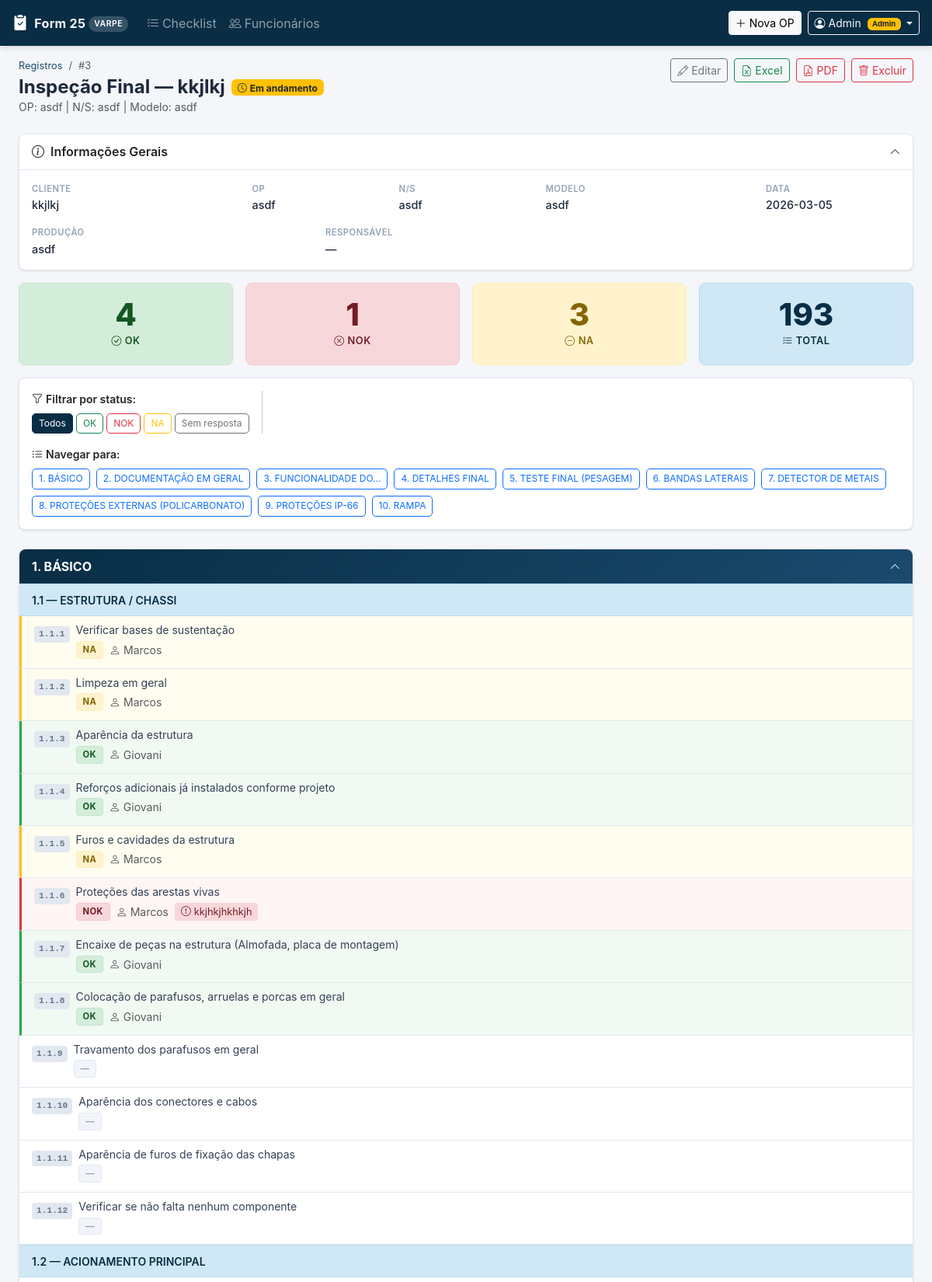
The page /ver/3 (signed in, upper part) on the database its author committed.
### tables this page shows
CREATE TABLE funcionarios (
            id INTEGER PRIMARY KEY AUTOINCREMENT,
            nome TEXT NOT NULL UNIQUE,
            ativo INTEGER DEFAULT 1,
            created_at TEXT DEFAULT (datetime('now', 'localtime'))
        , senha_hash TEXT, is_admin INTEGER DEFAULT 0);

CREATE TABLE registros (
            id INTEGER PRIMARY KEY AUTOINCREMENT,
            cliente TEXT,
            op TEXT,
            ns TEXT,
            modelo TEXT,
            data TEXT,
            producao TEXT,
            responsavel TEXT,
            respostas TEXT DEFAULT '{}',
            created_at TEXT DEFAULT (datetime('now', 'localtime')),
            updated_at TEXT DEFAULT (datetime('now', 'localtime'))
        , encerrado INTEGER DEFAULT 0, assinatura_qualidade TEXT, assinatura_producao TEXT, criado_por_id INTEGER, encerrado_em TEXT);

CREATE TABLE secoes (
            id     INTEGER PRIMARY KEY AUTOINCREMENT,
            codigo TEXT NOT NULL UNIQUE,
            nome   TEXT NOT NULL,
            ordem  INTEGER DEFAULT 0,
            ativo  INTEGER DEFAULT 1
        );

CREATE TABLE subsecoes (
            id       INTEGER PRIMARY KEY AUTOINCREMENT,
            secao_id INTEGER NOT NULL REFERENCES secoes(id),
            codigo   TEXT NOT NULL UNIQUE,
            nome     TEXT NOT NULL,
            ordem    INTEGER DEFAULT 0,
            ativo    INTEGER DEFAULT 1
        );

CREATE TABLE itens_checklist (
            id          INTEGER PRIMARY KEY AUTOINCREMENT,
            secao_id    INTEGER REFERENCES secoes(id),
            subsecao_id INTEGER REFERENCES subsecoes(id),
            codigo      TEXT NOT NULL UNIQUE,
            descricao   TEXT NOT NULL,
            tem_medicao INTEGER DEFAULT 0,
            ordem       INTEGER DEFAULT 0,
            ativo       INTEGER DEFAULT 1
        );

### app.py (the view)
@app.route("/ver/<int:registro_id>")
@login_required
def ver(registro_id):
    registro = db.obter_registro(registro_id)
    if not registro:
        flash("Registro não encontrado.", "danger")
        return redirect(url_for("index"))
    checklist = db.listar_checklist_db()
    total     = len(db.get_all_item_codes_db())
    ok, nok, na = _contagem(registro["respostas"])
    funcs = {f["id"]: f["nome"] for f in db.listar_funcionarios()}
    return render_template("view.html", registro=registro, checklist=checklist,
                           ok=ok, nok=nok, na=na, total=total,
                           todos_preenchidos=_todos_preenchidos(registro["respostas"], total),
                           funcs=funcs)

### templates/view.html (shortened to what this page needs)
{% extends "base.html" %}
{% macro render_view_item(item, resp) %}
{% set status = resp.get('status', '') %}
{% set historico = resp.get('historico_nok', []) %}
<div class="view-item px-3 py-2 {% if status %}item-{{ status | lower }}{% endif %}"
     data-status="{{ status or 'sem' }}">
  <div class="row align-items-start g-2">
    <div class="col-auto"><span class="item-num">{{ item.id }}</span></div>
    <div class="col">
      <p class="mb-1 item-desc">{{ resp.get('desc_snapshot') or item.desc }}</p>
      <div class="d-flex flex-wrap gap-2 align-items-center mb-1">
        {% if status %}<span class="badge-status {{ status | lower }}">{{ status }}</span>
        {% else %}<span class="badge-status sem">—</span>{% endif %}
        {% if resp.get('responsavel') %}<span class="text-muted small"><i class="bi bi-person me-1"></i>{{ resp.responsavel }}</span>{% endif %}
        {% if resp.get('incidencia') %}<span class="incidencia-text"><i class="bi bi-exclamation-circle me-1"></i>{{ resp.incidencia }}</span>{% endif %}
      </div>
    </div>
  </div>
</div>
{% endmacro %}
{% block content %}
<div class="d-flex align-items-start justify-content-between mb-4 flex-wrap gap-2">
  <div>
    <nav aria-label="breadcrumb">
      <ol class="breadcrumb mb-1">
        <li class="breadcrumb-item"><a href="{{ url_for('index') }}">Registros</a></li>
        <li class="breadcrumb-item active">#{{ registro.id }}</li>
      </ol>
    </nav>
    <div class="d-flex align-items-center gap-2 flex-wrap">
      <h1 class="h4 mb-0 fw-bold">Inspeção Final — {{ registro.cliente or 'S/ Cliente' }}</h1>
      {% if registro.encerrado %}
        <span class="badge bg-success"><i class="bi bi-check-circle me-1"></i>Encerrado</span>
      {% else %}
        <span class="badge bg-warning text-dark"><i class="bi bi-clock me-1"></i>Em andamento</span>
      {% endif %}
    </div>
    <p class="text-muted small mb-0">OP: {{ registro.op or '—' }} | N/S: {{ registro.ns or '—' }} | Modelo: {{ registro.modelo or '—' }}</p>
  </div>
  <div class="d-flex gap-2 flex-wrap">
    {% if not registro.encerrado %}
    <a href="{{ url_for('editar', registro_id=registro.id) }}" class="btn btn-sm btn-outline-secondary">
      <i class="bi bi-pencil me-1"></i>Editar
    </a>
    {% endif %}
    <a href="{{ url_for('exportar_excel', registro_id=registro.id) }}" class="btn btn-sm btn-outline-success">
      <i class="bi bi-file-earmark-excel me-1"></i>Excel
    </a>
    <a href="{{ url_for('exportar_pdf', registro_id=registro.id) }}" class="btn btn-sm btn-outline-danger">
      <i class="bi bi-file-earmark-pdf me-1"></i>PDF
    </a>
    {% if session.is_admin %}
      <form method="post" action="{{ url_for('excluir', registro_id=registro.id) }}" class="d-inline"
            onsubmit="return confirm('Excluir este registro permanentemente?')">
        <button type="submit" class="btn btn-sm btn-outline-danger">
          <i class="bi bi-trash me-1"></i>Excluir
        </button>
      </form>
    {% endif %}
  </div>
</div>
<div class="card mb-3">
  <div class="card-header collapse-header" data-bs-toggle="collapse" data-bs-target="#view-info">
    <div class="d-flex align-items-center justify-content-between">
      <h6 class="mb-0 fw-semibold"><i class="bi bi-info-circle me-2"></i>Informações Gerais</h6>
      <i class="bi bi-chevron-up collapse-icon"></i>
    </div>
  </div>
  <div class="collapse show" id="view-info">
    <div class="card-body">
      <div class="row g-3">
        <div class="col-sm-4 col-lg-3"><div class="info-field"><span class="info-label">Cliente</span><span class="info-value">{{ registro.cliente or '—' }}</span></div></div>
        <div class="col-sm-4 col-lg-2"><div class="info-field"><span class="info-label">OP</span><span class="info-value">{{ registro.op or '—' }}</span></div></div>
        <div class="col-sm-4 col-lg-2"><div class="info-field"><span class="info-label">N/S</span><span class="info-value">{{ registro.ns or '—' }}</span></div></div>
        <div class="col-sm-6 col-lg-3"><div class="info-field"><span class="info-label">Modelo</span><span class="info-value">{{ registro.modelo or '—' }}</span></div></div>
        <div class="col-sm-6 col-lg-2"><div class="info-field"><span class="info-label">Data</span><span class="info-value">{{ registro.data or '—' }}</span></div></div>
        <div class="col-sm-6 col-lg-4"><div class="info-field"><span class="info-label">Produção</span><span class="info-value">{{ registro.producao or '—' }}</span></div></div>
        <div class="col-sm-6 col-lg-4"><div class="info-field"><span class="info-label">Responsável</span><span class="info-value">{{ registro.responsavel or '—' }}</span></div></div>
      </div>
    </div>
  </div>
</div>
<div class="row g-3 mb-3">
  <div class="col-6 col-sm-3"><div class="summary-card ok"><div class="summary-num">{{ ok }}</div><div class="summary-label"><i class="bi bi-check-circle me-1"></i>OK</div></div></div>
  <div class="col-6 col-sm-3"><div class="summary-card nok"><div class="summary-num">{{ nok }}</div><div class="summary-label"><i class="bi bi-x-circle me-1"></i>NOK</div></div></div>
  <div class="col-6 col-sm-3"><div class="summary-card na"><div class="summary-num">{{ na }}</div><div class="summary-label"><i class="bi bi-dash-circle me-1"></i>NA</div></div></div>
  <div class="col-6 col-sm-3"><div class="summary-card total"><div class="summary-num">{{ total }}</div><div class="summary-label"><i class="bi bi-list-check me-1"></i>Total</div></div></div>
</div>
<div class="card mb-4" id="nav-secoes">
  <div class="card-body py-3">
    <div class="d-flex flex-wrap gap-3 align-items-start">
      <div>
        <p class="small fw-semibold mb-2"><i class="bi bi-funnel me-1"></i>Filtrar por status:</p>
        <div class="d-flex gap-1 flex-wrap">
          <button class="btn btn-xs btn-outline-secondary filter-btn active" data-filter="all">Todos</button>
          <button class="btn btn-xs btn-outline-success filter-btn" data-filter="OK">OK</button>
          <button class="btn btn-xs btn-outline-danger filter-btn" data-filter="NOK">NOK</button>
          <button class="btn btn-xs btn-outline-warning filter-btn" data-filter="NA">NA</button>
          <button class="btn btn-xs btn-outline-secondary filter-btn" data-filter="sem">Sem resposta</button>
        </div>
      </div>
      <div class="flex-fill">
        <p class="small fw-semibold mb-2"><i class="bi bi-list-ul me-1"></i>Navegar para:</p>
        <div class="d-flex flex-wrap gap-2">
          {% for secao in checklist %}
            <a href="#view-sec-{{ secao.id }}" class="btn btn-xs btn-outline-primary nav-sec-btn" data-sec="{{ secao.id }}">
              {{ secao.id }}. {{ secao.nome | truncate(30) }}
            </a>
          {% endfor %}
        </div>
      </div>
    </div>
  </div>
</div>
{% for secao in checklist %}
<div class="card mb-3 secao-view" id="view-sec-{{ secao.id }}">
  <div class="card-header secao-header collapse-header"
       data-bs-toggle="collapse" data-bs-target="#view-body-{{ secao.id }}">
    <div class="d-flex align-items-center justify-content-between">
      <h6 class="mb-0 fw-bold text-white">{{ secao.id }}. {{ secao.nome }}</h6>
      <i class="bi bi-chevron-up collapse-icon text-white"></i>
    </div>
  </div>
  <div class="collapse show" id="view-body-{{ secao.id }}">
    <div class="card-body p-0">
      {% if secao.subsecoes is defined %}
        {% for sub in secao.subsecoes %}
        <div class="subsecao-header px-3 py-2">
          <span class="fw-semibold small">{{ sub.id }} — {{ sub.nome }}</span>
        </div>
        {% for item in sub.itens %}
          {% set resp = registro.respostas.get(item.id, {}) %}
          {{ render_view_item(item, resp) }}
        {% endfor %}
        {% endfor %}
      {% else %}
        {% for item in secao.itens %}
          {% set resp = registro.respostas.get(item.id, {}) %}
          {{ render_view_item(item, resp) }}
        {% endfor %}
      {% endif %}
    </div>
  </div>
</div>
{% endfor %}
{% endblock %}

### templates/base.html (shortened to what this page needs)
<!DOCTYPE html>
<html lang="pt-BR">
<head>
  <link href="https://cdn.jsdelivr.net/npm/bootstrap@5.3.3/dist/css/bootstrap.min.css" rel="stylesheet">
  <link href="https://cdn.jsdelivr.net/npm/bootstrap-icons@1.11.3/font/bootstrap-icons.css" rel="stylesheet">
  <link href="{{ url_for('static', filename='css/style.css') }}" rel="stylesheet">
</head>
<body>
<nav class="navbar navbar-expand-lg navbar-dark">
  <div class="container-fluid px-3">
    <a class="navbar-brand d-flex align-items-center gap-2" href="{{ url_for('index') }}">
      <i class="bi bi-clipboard2-check-fill fs-5"></i>
      <span>Form 25 <span class="badge-varpe">VARPE</span></span>
    </a>
    <div class="collapse navbar-collapse" id="mainNav">
      <ul class="navbar-nav me-auto">
        {% if session.is_admin %}
        <li class="nav-item">
          <a class="nav-link" href="{{ url_for('checklist_admin') }}">
            <i class="bi bi-list-check me-1"></i>Checklist
          </a>
        </li>
        {% endif %}
        <li class="nav-item">
          <a class="nav-link" href="{{ url_for('funcionarios') }}">
            <i class="bi bi-people me-1"></i>Funcionários
          </a>
        </li>
      </ul>
      <div class="d-flex align-items-center gap-2 mt-2 mt-lg-0">
        {% if session.is_admin %}
        <a href="{{ url_for('novo') }}" class="btn btn-sm btn-light">
          <i class="bi bi-plus-lg me-1"></i>Nova OP
        </a>
        {% endif %}
        <div class="dropdown">
          <button class="btn btn-sm btn-outline-light dropdown-toggle" data-bs-toggle="dropdown">
            <i class="bi bi-person-circle me-1"></i>{{ session.user_nome or 'Usuário' }}
            {% if session.is_admin %}<span class="badge bg-warning text-dark ms-1" style="font-size:.6rem">Admin</span>{% endif %}
          </button>
        </div>
      </div>
    </div>
  </div>
</nav>
<div class="container-fluid px-3 px-md-4 py-3">
  {% block content %}{% endblock %}
</div>
</body>
</html>

### rows shown on the page
funcionarios: nome "Admin"
registros: id "3", cliente "kkjlkj", op "asdf", ns "asdf", modelo "asdf", data "2026-03-05", producao "asdf", responsavel "—"
secoes: id "1", nome "BÁSICO"
secoes: id "2", nome "DOCUMENTAÇÃO EM GERAL"
secoes: id "3", nome "FUNCIONALIDADE DO..."
secoes: id "4", nome "DETALHES FINAL"
secoes: id "5", nome "TESTE FINAL (PESAGEM)"
secoes: id "6", nome "BANDAS LATERAIS"
secoes: id "7", nome "DETECTOR DE METAIS"
secoes: id "8", nome "PROTEÇÕES EXTERNAS (POLICARBONATO)"
secoes: id "9", nome "PROTEÇÕES IP-66"
secoes: id "10", nome "RAMPA"
subsecoes: id "1.1", nome "ESTRUTURA / CHASSI"
itens_checklist: id "1.1.1", descricao "Verificar bases de sustentação", status "NA", responsavel "Marcos"
itens_checklist: id "1.1.2", descricao "Limpeza em geral", status "NA", responsavel "Marcos"
itens_checklist: id "1.1.3", descricao "Aparência da estrutura", status "OK", responsavel "Giovani"
itens_checklist: id "1.1.4", descricao "Reforços adicionais já instalados conforme projeto", status "OK", responsavel "Giovani"
itens_checklist: id "1.1.5", descricao "Furos e cavidades da estrutura", status "NA", responsavel "Marcos"
itens_checklist: id "1.1.6", descricao "Proteções das arestas vivas", status "NOK", responsavel "Marcos", incidencia "kkjhkjhkhkjh"
itens_checklist: id "1.1.7", descricao "Encaixe de peças na estrutura (Almofada, placa de montagem)", status "OK", responsavel "Giovani"
itens_checklist: id "1.1.8", descricao "Colocação de parafusos, arruelas e porcas em geral", status "OK", responsavel "Giovani"
itens_checklist: id "1.1.9", descricao "Travamento dos parafusos em geral"
itens_checklist: id "1.1.10", descricao "Aparência dos conectores e cabos"
itens_checklist: id "1.1.11", descricao "Aparência de furos de fixação das chapas"
itens_checklist: id "1.1.12", descricao "Verificar se não falta nenhum componente"
subsecoes: id "1.2", nome "ACIONAMENTO PRINCIPAL"

### other values the page prints
{{ ok }} "4"
{{ nok }} "1"
{{ na }} "3"
{{ total }} "193"
